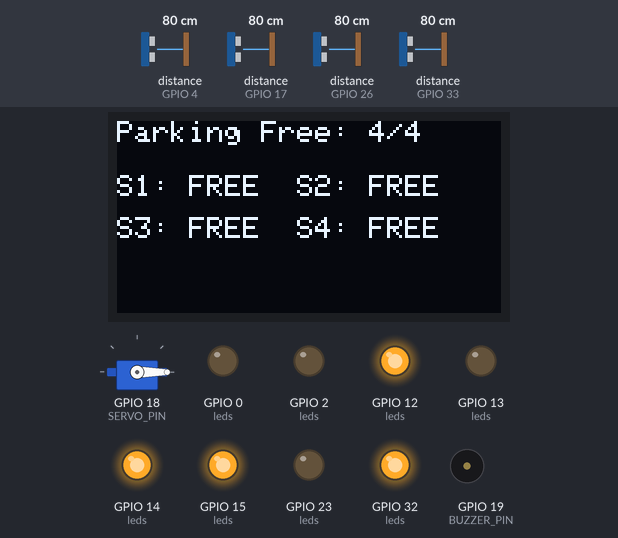
A sketch run on a simulated ESP32. On the bench: servo, 128×64 one-colour display, output pins drawn as LEDs (lit = HIGH), buzzer (waves = sounding, pin HIGH). Wiring (inferred from the names in the program): 4 × ultrasonic range finder: trigger GPIO 5, echo GPIO 17 / trigger GPIO 16, echo GPIO 4 / trigger GPIO 25, echo GPIO 33 / trigger GPIO 27, echo GPIO 26. The inputs (shaded band) are chosen by the test bench; at power-on: distance to the obstacle (sensors on GPIO 4, GPIO 17, GPIO 26, GPIO 33) 80 cm. The echo pulse lasts 58.3 µs per cm; WiFi joins after 1.5 s; servers stay silent unless stated; servo pulses on a pin are drawn as a servo (544–2400 µs = 0–180°); pins used as bus, display or sensor lines are not drawn.

Above: at 2.7 s.
2.8 s: distance to the obstacle (sensor on GPIO 4) set to 38 cm
6.3 s: distance to the obstacle (sensor on GPIO 4) set to 31 cm
At 9.2 s:
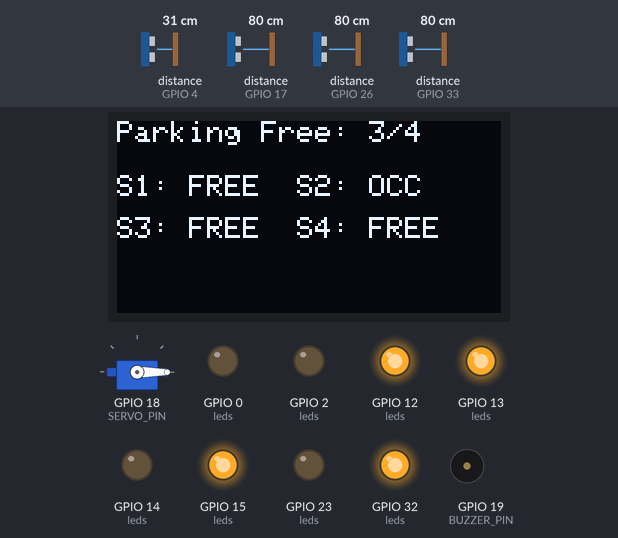
9.8 s: distance to the obstacle (sensor on GPIO 17) set to 37 cm
At 13.1 s:
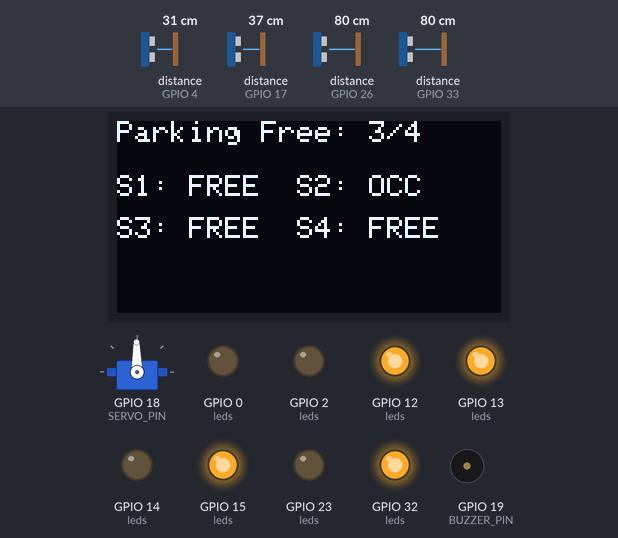
13.3 s: distance to the obstacle (sensor on GPIO 17) set to 32 cm
At 16.6 s:
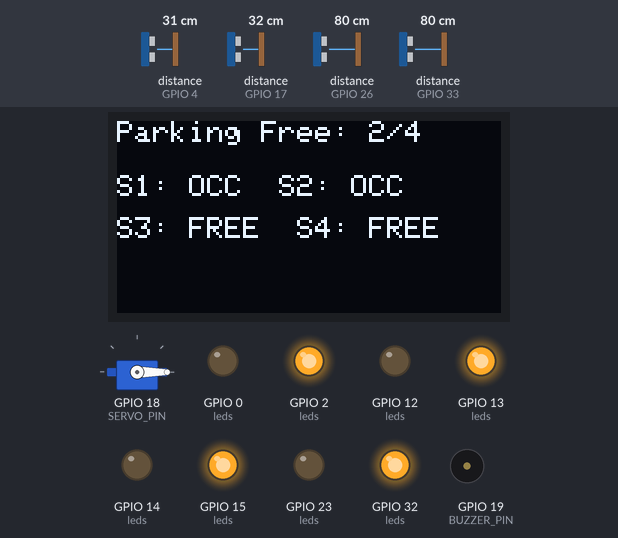
16.8 s: distance to the obstacle (sensor on GPIO 26) set to 37 cm
20.3 s: distance to the obstacle (sensor on GPIO 26) set to 30 cm
At 24.2 s:
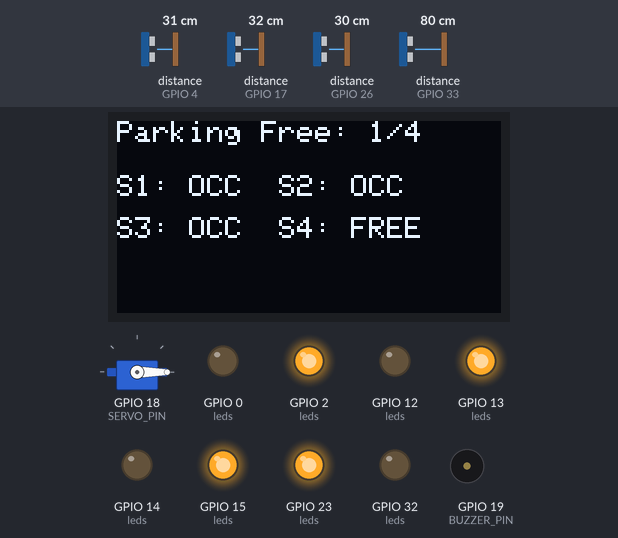
Timing chart, 0 to 35.8 s (numbered marks = the images above; inputs shaded):
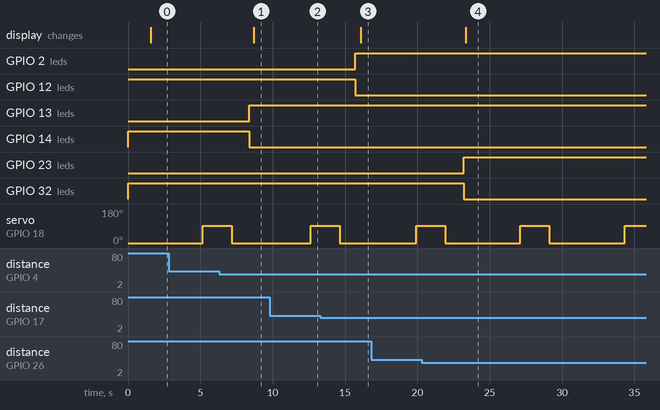

Measured:
- the behaviour switches between 35 and 34 cm on distance to the obstacle (sensor on GPIO 4) (found by bisection; images 0 and 1)
- the behaviour switches between 35 and 34 cm on distance to the obstacle (sensor on GPIO 17) (found by bisection; images 2 and 3)
- the behaviour switches between 35 and 34 cm on distance to the obstacle (sensor on GPIO 26) (found by bisection; images 3 and 4)
- after the input at 6.3 s, GPIO 13 (leds): LOW → HIGH after 2.1 s; GPIO 14 (leds): HIGH → LOW after 2.1 s; the display: changes after 2.4 s (image 1)
- after the input at 9.8 s, servo on GPIO 18 (SERVO_PIN): 0° → 91° after 2.8 s instead of 2.4 s
- after the input at 13.3 s, GPIO 2 (leds): LOW → HIGH after 2.4 s; GPIO 12 (leds): HIGH → LOW after 2.4 s; the display: changes after 2.8 s (image 3)
- after the input at 20.3 s, GPIO 23 (leds): LOW → HIGH after 2.9 s; GPIO 32 (leds): HIGH → LOW after 2.9 s; the display: changes after 3.0 s (image 4)

The sketch:

smart_parking_system.ino
```cpp
#include <Arduino.h>
#include <WiFi.h>
#include <WebServer.h>
#include <Wire.h>
#include <Adafruit_GFX.h>
#include <Adafruit_SSD1306.h>

// Display Configuration
#define SCREEN_WIDTH 128
#define SCREEN_HEIGHT 64
Adafruit_SSD1306 display(SCREEN_WIDTH, SCREEN_HEIGHT, &Wire, -1);

// Network Credentials
const char* WIFI_SSID = "YOUR_WIFI_SSID";
const char* WIFI_PASS = "YOUR_WIFI_PASSWORD";
WebServer server(80);

// Actuators & Pins
const int SERVO_PIN = 18;
const int SERVO_CH  = 3;
const int SERVO_FREQ = 50;
const int SERVO_RES  = 10;
const int BUZZER_PIN = 19;

struct SensorPair { int trig; int echo; };
SensorPair sensors[4] = {
  {5, 17}, {16, 4}, {27, 26}, {25, 33}
};

struct LedPair { int green; int red; };
LedPair leds[4] = {
  {12, 2}, {14, 13}, {32, 23}, {15, 0} // GPIO 0 used for slot 4 red LED
};

struct SlotState {
  bool occupied;
  bool pending;
  unsigned long lastChange;
  float lastAvg;
};

SlotState slots[4];
const float THRESHOLD_CM[4] = {35.0, 35.0, 35.0, 35.0};
const int READS = 5;
const unsigned long DEBOUNCE_MS = 800;

int servoAngleToDuty(int angle) {
  float duty_ms = 0.5 + (angle / 180.0) * 2.0;
  return (int)((duty_ms / 20.0) * ((1 << SERVO_RES) - 1));
}

long readPulseCM(int trig, int echo) {
  digitalWrite(trig, LOW); delayMicroseconds(3);
  digitalWrite(trig, HIGH); delayMicroseconds(10);
  digitalWrite(trig, LOW);
  long us = pulseIn(echo, HIGH, 30000);
  if (us == 0) return 9999;
  return (long)(us / 58.0);
}

float averageDistance(int idx) {
  float vals[READS];
  for (int i = 0; i < READS; i++) {
    vals[i] = readPulseCM(sensors[idx].trig, sensors[idx].echo);
    delay(20);
  }
  float sum = 0, maxv = vals[0], minv = vals[0];
  for (int i = 0; i < READS; i++) {
    if (vals[i] > maxv) maxv = vals[i];
    if (vals[i] < minv) minv = vals[i];
    sum += vals[i];
  }
  sum -= (maxv + minv);
  return sum / (READS - 2);
}

void updateIndicators(int idx, bool occupied) {
  digitalWrite(leds[idx].green, occupied ? LOW : HIGH);
  digitalWrite(leds[idx].red,   occupied ? HIGH : LOW);
}

void beepFullAlert() {
  digitalWrite(BUZZER_PIN, HIGH); delay(150);
  digitalWrite(BUZZER_PIN, LOW);  delay(200);
  digitalWrite(BUZZER_PIN, HIGH); delay(150);
  digitalWrite(BUZZER_PIN, LOW);
}

void setServoAngle(int angle) {
  ledcWrite(SERVO_CH, servoAngleToDuty(angle));
}

void drawOLED(int freeCnt) {
  display.clearDisplay();
  display.setTextSize(1);
  display.setTextColor(SSD1306_WHITE);
  display.setCursor(0, 0);
  display.printf("Parking Free: %d/4\n", freeCnt);
  display.setCursor(0, 18);
  display.printf("S1: %s  S2: %s\n", slots[0].occupied ? "OCC" : "FREE", slots[1].occupied ? "OCC" : "FREE");
  display.setCursor(0, 32);
  display.printf("S3: %s  S4: %s\n", slots[2].occupied ? "OCC" : "FREE", slots[3].occupied ? "OCC" : "FREE");
  if (freeCnt == 0) {
    display.setCursor(0, 48);
    display.print(">> PARKING FULL <<");
  }
  display.display();
}

String generateHtml(int freeCnt) {
  String page = "<!doctype html><html><head><meta http-equiv='refresh' content='3'/>";
  page += "<meta name='viewport' content='width=device-width,initial-scale=1'>";
  page += "<style>body{font-family:sans-serif;text-align:center;padding:20px;} .card{display:inline-block;padding:15px;margin:10px;border-radius:8px;color:#fff;} .free{background:#28a745;} .occ{background:#dc3545;}</style></head><body>";
  page += "<h2>Smart Parking Status</h2><h3>Available Slots: " + String(freeCnt) + " / 4</h3><div>";
  for (int i = 0; i < 4; i++) {
    page += "<div class='card " + String(slots[i].occupied ? "occ" : "free") + "'>Slot " + String(i + 1) + "<br>" + (slots[i].occupied ? "Occupied" : "Free") + "</div>";
  }
  page += "</div></body></html>";
  return page;
}

void handleRoot() {
  int occ = 0;
  for (int i = 0; i < 4; i++) if (slots[i].occupied) occ++;
  server.send(200, "text/html", generateHtml(4 - occ));
}

void setup() {
  Serial.begin(115200);
  pinMode(BUZZER_PIN, OUTPUT);
  for (int i = 0; i < 4; i++) {
    pinMode(sensors[i].trig, OUTPUT);
    pinMode(sensors[i].echo, INPUT);
    pinMode(leds[i].green, OUTPUT);
    pinMode(leds[i].red, OUTPUT);
    slots[i] = {false, false, 0, 9999};
    updateIndicators(i, false);
  }

  ledcSetup(SERVO_CH, SERVO_FREQ, SERVO_RES);
  ledcAttachPin(SERVO_PIN, SERVO_CH);
  setServoAngle(0);

  Wire.begin(21, 22);
  display.begin(SSD1306_SWITCHCAPVCC, 0x3C);
  display.clearDisplay();
  display.display();

  WiFi.mode(WIFI_STA);
  WiFi.begin(WIFI_SSID, WIFI_PASS);
  unsigned long startWi = millis();
  while (WiFi.status() != WL_CONNECTED && millis() - startWi < 8000) {
    delay(250);
  }
  server.on("/", handleRoot);
  server.begin();
  drawOLED(4);
}

void loop() {
  server.handleClient();
  unsigned long now = millis();

  for (int i = 0; i < 4; i++) {
    float avg = averageDistance(i);
    bool occDecision = avg < THRESHOLD_CM[i];

    if (occDecision != slots[i].occupied) {
      if (!slots[i].pending) {
        slots[i].pending = true;
        slots[i].lastChange = now;
      } else if (now - slots[i].lastChange > DEBOUNCE_MS) {
        slots[i].occupied = occDecision;
        slots[i].pending = false;
        updateIndicators(i, slots[i].occupied);
      }
    } else {
      slots[i].pending = false;
    }
    slots[i].lastAvg = avg;
  }

  int occ = 0;
  for (int i = 0; i < 4; i++) if (slots[i].occupied) occ++;
  int freeCnt = 4 - occ;

  static unsigned long lastUi = 0;
  if (millis() - lastUi > 800) {
    drawOLED(freeCnt);
    lastUi = millis();
  }

  static unsigned long lastGate = 0;
  if (millis() - lastGate > 5000) {
    if (freeCnt > 0) {
      setServoAngle(90);
      delay(2000);
      setServoAngle(0);
    } else {
      beepFullAlert();
    }
    lastGate = millis();
  }
}
```
